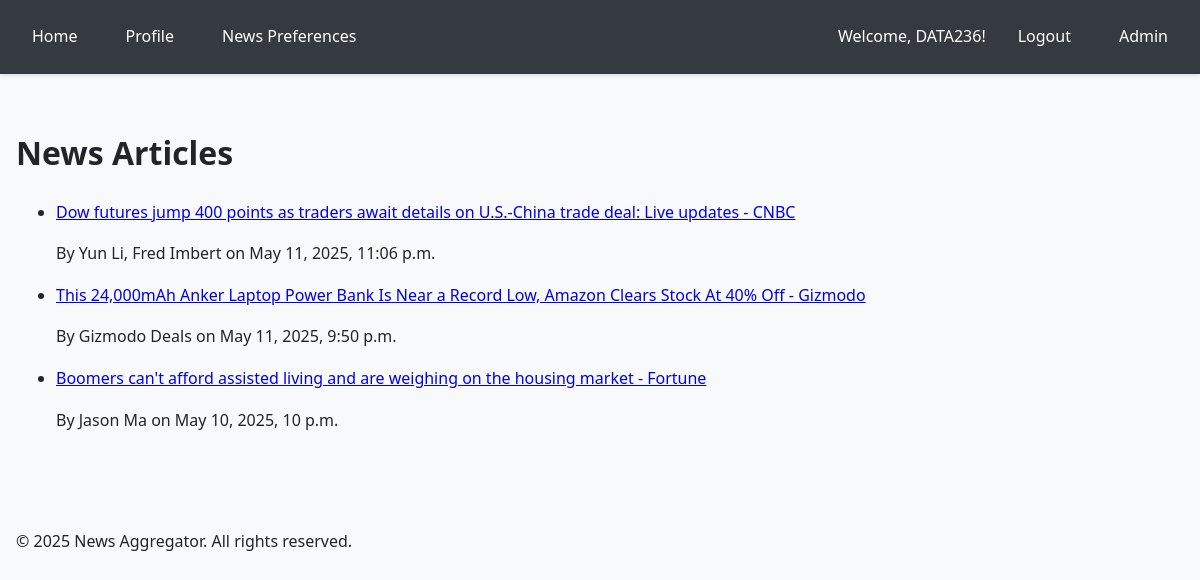
The app's page / (signed in) with its own data.
### accounts/models.py (models this page shows, shortened)
class CustomUser(AbstractUser):
    email = models.EmailField(unique=True)
    bio = models.TextField(max_length=500, blank=True)
    birth_date = models.DateField(null=True, blank=True)
    profile_picture = models.ImageField(upload_to='profile_pics/', null=True, blank=True)
    USERNAME_FIELD = 'email'
    REQUIRED_FIELDS = ['username']

### news/models.py (models this page shows, shortened)
class Article(models.Model):
    CATEGORY_CHOICES = [
        ('TECH', 'Technology'),
        ('BUSINESS', 'Business'),
        ('SCIENCE', 'Science'),
        ('HEALTH', 'Health'),
        ('SPORTS', 'Sports'),
        ('ENTERTAINMENT', 'Entertainment'),
        ('POLITICS', 'Politics'),
        ('WORLD', 'World News'),
    ]
    SENTIMENT_CHOICES = [
        ('positive', 'Positive'),
        ('neutral', 'Neutral'),
        ('negative', 'Negative'),
    ]
    title = models.CharField(max_length=200)
    slug = models.SlugField(max_length=200, unique=True, null=True, blank=True)
    author = models.CharField(max_length=100, blank=True, null=True)
    content = models.TextField(blank=True, null=True)
    summary = models.TextField(blank=True, null=True)  # ✅ This must exist
    url = models.URLField(max_length=500, blank=True, null=True)
    published_at = models.DateTimeField(blank=True, null=True)
    source = models.CharField(max_length=100, blank=True, null=True)  # optional
    category = models.CharField(max_length=50, choices=CATEGORY_CHOICES, default='WORLD')
    sentiment = models.CharField(max_length=10, choices=SENTIMENT_CHOICES, default='neutral')
    created_at = models.DateTimeField(default=timezone.now)
    updated_at = models.DateTimeField(auto_now=True)

### news/views.py (the view)
# urls.py: path('', views.article_list, name='index'),
def article_list(request):
    if request.user.is_authenticated:
        preferences = request.user.preferences
        if preferences and preferences.categories:
            articles = Article.objects.filter(category__in=preferences.categories)
        else:
            articles = Article.objects.all()
    else:
        articles = Article.objects.all()
    recommended_articles = get_recommended_articles(request.user)
    sort = request.GET.get('sort', '-published_at')
    valid_sorts = {
        '-published_at': 'Latest',
        'published_at': 'Oldest',
        '-sentiment': 'Most Positive',
        'sentiment': 'Most Negative',
    }
    if sort in valid_sorts:
        articles = articles.order_by(sort)
    for article in articles:
        if not article.summary:
            content = article.content or ''
            article.display_summary = ' '.join(content.split()[:50]) + '...'
        else:
            article.display_summary = article.summary
    context = {
        'articles': articles,
        'recommended_articles': recommended_articles,
        'sort_options': valid_sorts.items(),
        'current_sort': sort,
    }
    return render(request, 'news/index.html', context)

### news/utils/recommendations.py (called while the page is built, shortened)
def get_user_category_preferences(user, days=30):
    cutoff_date = timezone.now() - timedelta(days=days)
    category_clicks = (
        UserClickLog.objects
        .filter(user=user, timestamp__gte=cutoff_date)
        .values('article__category')
        .annotate(
            click_count=Count('id'),
            weighted_count=ExpressionWrapper(
                Count('id') * (1.0 / (1.0 + F('timestamp__day') / days)),
                output_field=FloatField()
            )
        )
        .order_by('-weighted_count')
    )
    return {item['article__category']: item['weighted_count'] for item in category_clicks}

def get_user_content_preferences(user, days=30):
    cutoff_date = timezone.now() - timedelta(days=days)
    clicked_articles = (
        UserClickLog.objects
        .filter(user=user, timestamp__gte=cutoff_date)
        .select_related('article')
        .order_by('-timestamp')
    )
    if not clicked_articles:
        return None

### apps/news/templates/news/index.html
{% extends "base.html" %}
{% block content %}
<h1>News Articles</h1>
<ul>
    {% for article in articles %}
    <li>
        <a href="{% url 'article_detail' article.pk %}">{{ article.title }}</a>
        <p>By {{ article.author }} on {{ article.published_at }}</p>
    </li>
    {% endfor %}
</ul>
{% endblock %}

### templates/base.html (shortened to what this page needs)
{% load static %}
<!DOCTYPE html>
<html lang="en">
<head>
    <link rel="stylesheet" href="https://cdnjs.cloudflare.com/ajax/libs/font-awesome/6.5.1/css/all.min.css">
</head>
<body>
    <header>
        <nav>
            <div class="nav-left">
                <a href="{% url 'news:index' %}">Home</a>
                {% if user.is_authenticated %}
                <a href="{% url 'accounts:profile' %}">Profile</a>
                <a href="{% url 'accounts:preferences' %}">News Preferences</a>
                {% endif %}
            </div>
            <div class="nav-right">
                {% if user.is_authenticated %}
                <span>Welcome, {{ user.username }}!</span>
                <a href="{% url 'accounts:logout' %}">Logout</a>
                {% else %}
                <a href="{% url 'accounts:login' %}">Login</a>
                <a href="{% url 'accounts:register' %}">Register</a>
                {% endif %}
                {% if user.is_staff %}
                <a href="{% url 'admin:index' %}">Admin</a>
                {% endif %}
            </div>
        </nav>
    </header>
    <div class="container">
        {% block content %}{% endblock %}
    </div>
    <footer>
        <div class="container">
            <p>&copy; {% now "Y" %} News Aggregator. All rights reserved.</p>
        </div>
    </footer>
</body>
</html>

### templates/base.html (style rules this page uses)
:root { --primary-color: #007bff; --secondary-color: #6c757d; --background-color: #f8f9fa; --text-color: #212529; --border-color: #dee2e6; }
body { font-family: 'Segoe UI', Tahoma, Geneva, Verdana, sans-serif; margin: 0; padding: 0; background-color: var(--background-color); color: var(--text-color); line-height: 1.6; }
header { background-color: #343a40; color: white; padding: 1rem 0; box-shadow: 0 2px 4px rgba(0, 0, 0, 0.1); }
nav { display: flex; justify-content: space-between; align-items: center; max-width: 1200px; margin: 0 auto; padding: 0 1rem; }
nav a { color: white; text-decoration: none; padding: 0.5rem 1rem; border-radius: 4px; transition: background-color 0.3s; }
.nav-left, .nav-right { display: flex; align-items: center; gap: 1rem; }
.container { max-width: 1200px; margin: 0 auto; padding: 2rem 1rem; }

### records on screen
CustomUser: username "DATA236"
Article: title "Dow futures jump 400 points as traders await details on U.S.-China trade deal: Live updates - CNBC", author "Yun Li, Fred Imbert", published_at "May 11, 2025, 11:06 p.m."
Article: title "This 24,000mAh Anker Laptop Power Bank Is Near a Record Low, Amazon Clears Stock At 40% Off - Gizmodo", author "Gizmodo Deals", published_at "May 11, 2025, 9:50 p.m."
Article: title "Boomers can't afford assisted living and are weighing on the housing market - Fortune", author "Jason Ma", published_at "May 10, 2025, 10 p.m."
